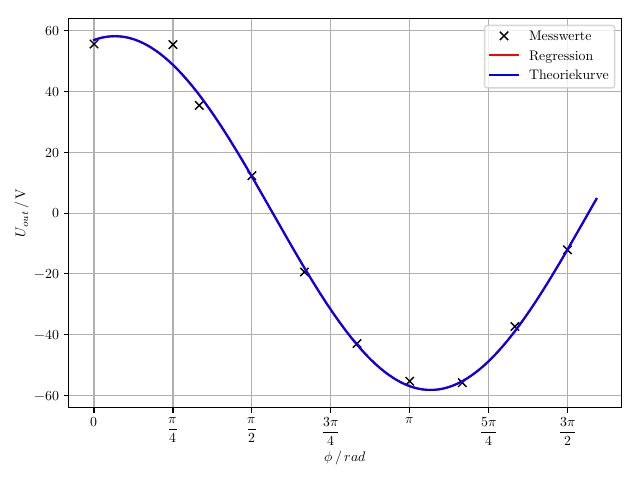

The Python source for this figure:
import matplotlib as mpl
mpl.use('pgf')
import numpy as np
from scipy.optimize import curve_fit
import matplotlib.pyplot as plt
mpl.rcParams.update({
'font.family': 'serif',
'text.usetex': True,
'pgf.rcfonts': False,
'pgf.texsystem': 'lualatex',
'pgf.preamble': r'\usepackage{unicode-math}\usepackage{siunitx}',
})

y, x = np.genfromtxt('data2.txt', unpack=True)

def f(x, a, b):
    y = a*np.cos(x + b)
    return y

x_plot = np.linspace(0, 5, 1000)
t = np.linspace(0, 5, 1000)
params, covariance_matrix = curve_fit(f, x, y)

errors = np.sqrt(np.diag(covariance_matrix))
#b ist die offzielle Phasenverschiebung aber ich habe eine Value error
plt.plot(x, y, r'kx', label='Messwerte')
plt.plot(x_plot, f(x_plot, *params), 'r-', label='Regression')
plt.plot(t, f(t, *params), 'b-', label='Theoriekurve')
plt.xticks([0, np.pi/4, np.pi/2, 3*np.pi/4, np.pi, 5*np.pi/4, 3*np.pi/2],
            [r"$0$", r"$\frac{\pi}{4}$", r"$\frac{\pi}{2}$",  r"$\frac{3\pi}{4}$", r"$\pi$",
             r"$\frac{5\pi}{4}$", r"$\frac{3\pi}{2}$"])
plt.legend()
plt.grid()
plt.ylabel(r'$U_{out} \, / \, \si{\volt}$')
plt.xlabel(r'$\phi \, / \, rad$')
plt.tight_layout()
plt.savefig('plot2.pdf')
print('a=', params[0], '+-', errors[0])
print('b=', params[1], '+-', errors[1])
